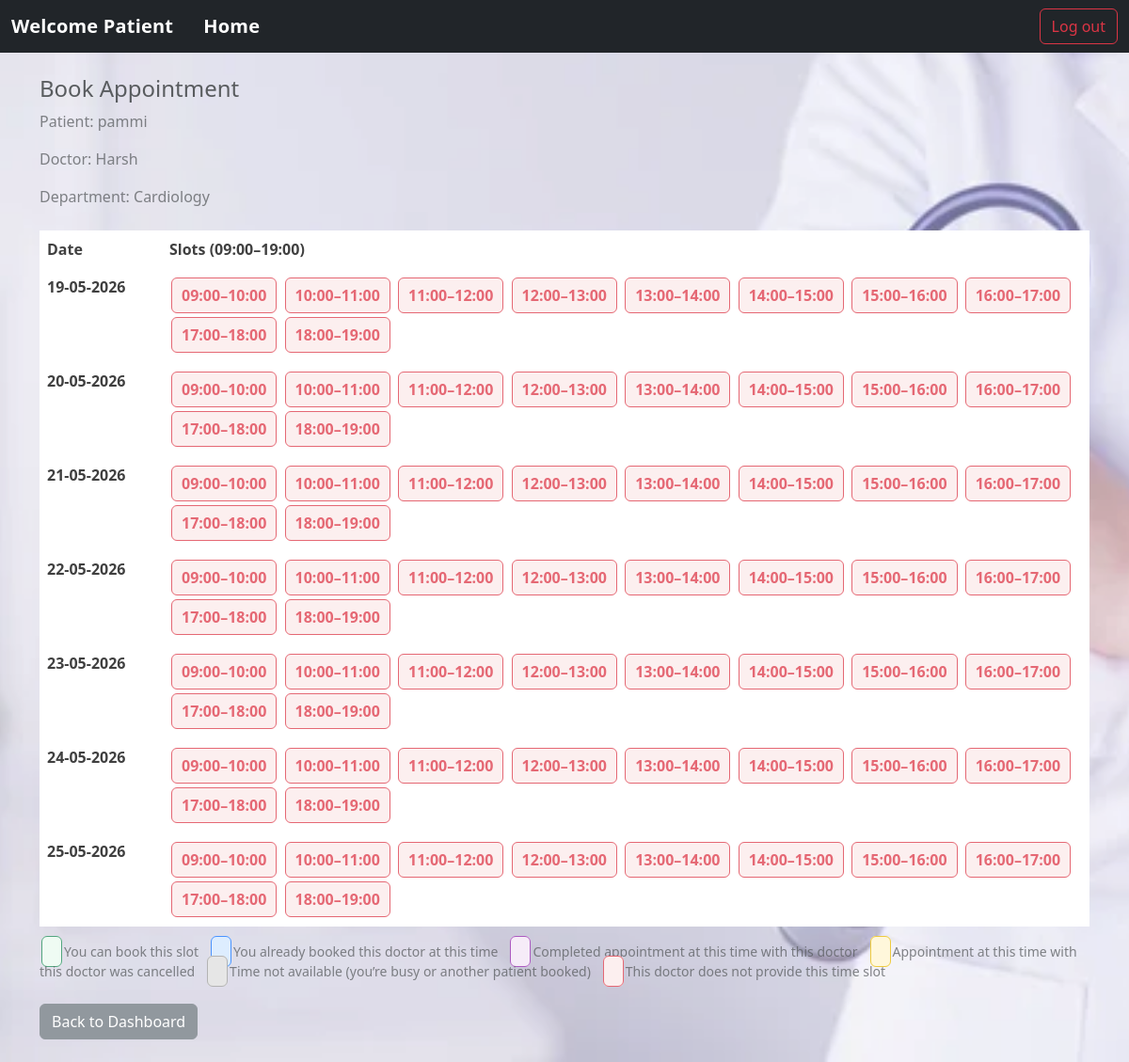
Page /patient/1/doctors/2/availability on the committed database.
### models.py (models this page shows)
class Patient(db.Model):
    __tablename__ = "patient"
    id = db.Column(db.Integer, primary_key=True)
    email = db.Column(db.String(120), unique=True, nullable=False)
    username = db.Column(db.String(80), unique=True, nullable=False)
    name = db.Column(db.String(80), nullable=False)
    password = db.Column(db.String(255), nullable=False)
    age = db.Column(db.Integer, nullable=False)
    gender = db.Column(db.String(10), nullable=False)
    is_blacklisted = db.Column(db.Boolean, default=False, nullable=False)
    appointments = db.relationship("Appointment", backref="patient", lazy=True)

class Doctor(db.Model):
    __tablename__ = "doctor"
    id = db.Column(db.Integer, primary_key=True)
    email = db.Column(db.String(120), unique=True, nullable=False)
    username = db.Column(db.String(80), unique=True, nullable=False)
    name = db.Column(db.String(80), nullable=False)
    password = db.Column(db.String(255), nullable=False)
    description = db.Column(db.Text, nullable=False)
    experience = db.Column(db.Integer, nullable=False)
    is_blacklisted = db.Column(db.Boolean, default=False, nullable=False)
    department_id = db.Column(db.Integer, db.ForeignKey("department.id"), nullable=False)
    availabilities = db.relationship("Availability", backref="doctor", lazy=True)
    appointments = db.relationship("Appointment", backref="doctor", lazy=True)

class Department(db.Model):
    __tablename__ = "department"
    id = db.Column(db.Integer, primary_key=True)
    name = db.Column(db.String(80), unique=True, nullable=False)
    overview = db.Column(db.Text, nullable=False)
    doctors = db.relationship("Doctor", backref="department", lazy=True)

### app.py (the view, shortened to what this page needs)
@app.route("/patient/<int:patient_id>/doctors/<int:doctor_id>/availability", methods=["GET","POST"])
def book_availability(patient_id, doctor_id):
    doctor = Doctor.query.get_or_404(doctor_id)
    patient = Patient.query.get_or_404(patient_id)
    if patient.is_blacklisted:
        session.clear()
        flash("Your account has been disabled. Please contact admin.", "danger")
        return redirect("/login")
    if doctor.is_blacklisted:
        session.clear()
        flash("doctor is no longer available.", "danger")
        return redirect(f"/patient/{patient_id}/dashboard")
    today = date.today()
    days  = [today + timedelta(days=i) for i in range(7)]
    hours = [time(h, 0) for h in range(9, 19)]
    url   = f"/patient/{patient_id}/doctors/{doctor_id}/availability"
    slots = Availability.query.filter(
        Availability.doctor_id == doctor_id,
        Availability.date.between(days[0], days[-1])
    ).all()
    provided_free   = {(s.date, s.start_time) for s in slots if not s.is_booked}
    provided_booked = {(s.date, s.start_time) for s in slots if s.is_booked}
    aps = Appointment.query.filter(
        Appointment.patient_id == patient_id,
        Appointment.date.between(days[0], days[-1])
    ).all()
    patient_booked     = {(a.date, a.start_time) for a in aps if a.doctor_id == doctor_id and a.status == "Booked"}
    patient_cancelled  = {(a.date, a.start_time) for a in aps if a.doctor_id == doctor_id and a.status == "Cancelled"}
    patient_completed  = {(a.date, a.start_time) for a in aps if a.doctor_id == doctor_id and a.status == "Completed"}
    patient_all_booked = {(a.date, a.start_time) for a in aps if a.status in ("Booked", "Completed")}
    return render_template(
        "book_availability.html",
        doctor=doctor, patient=patient,
        days=days, hours=hours,
        provided_free=provided_free, provided_booked=provided_booked,
        patient_booked=patient_booked, patient_cancelled=patient_cancelled,
        patient_completed=patient_completed, patient_all_booked=patient_all_booked,
    )

### templates/book_availability.html (shortened to what this page needs)
<!doctype html>
<html>
<head>
  <link rel="stylesheet" href="/static/css/style.css" />
  <link href="https://cdn.jsdelivr.net/npm/bootstrap@5.3.3/dist/css/bootstrap.min.css" rel="stylesheet">
</head>
<body>
  <nav class="navbar navbar-dark bg-dark">
    <div class="container-fluid">
      <div class="d-flex align-items-center">
        <a class="navbar-brand fw-bold">Welcome Patient</a>
        <a href="/patient/{{ patient.id }}/dashboard" class="navbar-brand ms-3">Home</a>
      </div>
      <form action="/logout" method="post" class="d-inline">
        <button type="submit" class="btn btn-outline-danger">Log out</button>
      </form>
    </div>
  </nav>
  <div class="container mt-4">
    <h4>Book Appointment</h4>
    <p class="text-muted">Patient: {{ patient.name }}</p>
    <p class="text-muted">Doctor: {{ doctor.name }}</p>
    <p class="text-muted">Department: {{ doctor.department.name }}</p>
  </div>
  <div class="container mt-4">
    <table class="table table-borderless">
      <thead>
        <tr>
          <th style="width: 130px;">Date</th>
          <th>Slots (09:00–19:00)</th>
        </tr>
      </thead>
      <tbody>
      {% for d in days %}
        <tr>
          <td><strong>{{ d.strftime("%d-%m-%Y") }}</strong></td>
          <td>
            {% for t in hours %}
              {% set key = (d, t) %}
              {% if key in patient_completed %}
                <button class="slot purple" disabled>
                  {{ t.strftime("%H:%M") }}–{{ "%02d:00"|format(t.hour+1) }}
                </button>
              {% elif key in patient_cancelled %}
                <button class="slot yellow" disabled>
                  {{ t.strftime("%H:%M") }}–{{ "%02d:00"|format(t.hour+1) }}
                </button>
              {% elif key in patient_booked %}
                <button class="slot blue" disabled>
                  {{ t.strftime("%H:%M") }}–{{ "%02d:00"|format(t.hour+1) }}
                </button>
              {% elif key in provided_booked %}
                <button class="slot gray" disabled>
                  {{ t.strftime("%H:%M") }}–{{ "%02d:00"|format(t.hour+1) }}
                </button>
              {% elif key in patient_all_booked %}
                <button class="slot gray" disabled>
                  {{ t.strftime("%H:%M") }}–{{ "%02d:00"|format(t.hour+1) }}
                </button>
              {% else %}
                <button class="slot red" disabled>
                  {{ t.strftime("%H:%M") }}–{{ "%02d:00"|format(t.hour+1) }}
                </button>
              {% endif %}
            {% endfor %}
          </td>
        </tr>
      {% endfor %}
      </tbody>
    </table>
  </div>
  <div class="container mt-3">
    <div class="small text-muted">
      <span class="slot green"></span> You can book this slot&nbsp;&nbsp;
      <span class="slot blue"></span> You already booked this doctor at this time&nbsp;&nbsp;
      <span class="slot purple"></span> Completed appointment at this time with this doctor&nbsp;&nbsp;
      <span class="slot yellow"></span> Appointment at this time with this doctor was cancelled&nbsp;&nbsp;
      <span class="slot gray"></span> Time not available (you’re busy or another patient booked)&nbsp;&nbsp;
      <span class="slot red"></span> This doctor does not provide this time slot
    </div>
  </div>
  <div class="container mt-4 mb-4">
    <a href="/patient/{{ patient.id }}/dashboard" class="btn btn-secondary">Back to Dashboard</a>
  </div>
</body>
</html>

### static/css/style.css (style rules this page uses)
body { background: url('/static/images/hosp.jpg') no-repeat center center fixed; background-size: cover; font-family: Arial, Helvetica, sans-serif; min-height: 100vh; color: #212529; }
body::before { content: ""; position: fixed; inset: 0; background: rgba(255, 255, 255, 0.25); pointer-events: none; }
.form-control, .form-select, .btn { border-radius: 10px; }
.navbar .navbar-brand { font-weight: 600; letter-spacing: 0.2px; }

### templates/book_availability.html (style rules this page uses)
.slot { margin:2px; padding:6px 10px; border:1px solid #999; border-radius:6px; font-weight:600; }
.red { background:#fbe9e9; border-color:#dc3545; color:#dc3545; cursor:not-allowed; }
.green { background:#e9f9ef; border-color:#198754; color:#198754; }
.blue { background:#d1e7ff; border-color:#0d6efd; color:#0d6efd; cursor:not-allowed; }
.gray { background:#ddd; border-color:#999; color:#666; cursor:not-allowed; }
.yellow { background:#fff4ce; border-color:#e6b800; color:#8a6d1f; cursor:not-allowed; }
.purple { background:#f3e5f5; border-color:#8e24aa; color:#6a1b9a; cursor:not-allowed; }

### rows in the picture
Patient: name "pammi"
Doctor: name "Harsh"
Department: department.name "Cardiology"

### other values in the picture
{{ d.strftime("%d-%m-%Y") }} "19-05-2026" "20-05-2026" "21-05-2026" "22-05-2026" "23-05-2026" "24-05-2026" "25-05-2026"
{{ t.strftime("%H:%M") }} "09:00" "10:00" "11:00" "12:00" "13:00" "14:00" "15:00" "16:00" "17:00" "18:00" "09:00" "10:00" "11:00" "12:00" "13:00" "14:00" "15:00" "16:00" "17:00" "18:00" "09:00" "10:00" "11:00" "12:00" "13:00" "14:00" "15:00" "16:00" "17:00" "18:00" "09:00" "10:00" "11:00" "12:00" "13:00" "14:00" "15:00" "16:00" "17:00" "18:00" "09:00" "10:00" "11:00" "12:00" "13:00" "14:00" "15:00" "16:00" "17:00" "18:00" "09:00" "10:00" "11:00" "12:00" "13:00" "14:00" "15:00" "16:00" "17:00" "18:00" "09:00" "10:00" "11:00" "12:00" "13:00" "14:00" "15:00" "16:00" "17:00" "18:00"
{{ "%02d:00"|format(t.hour+1) }} "10:00" "11:00" "12:00" "13:00" "14:00" "15:00" "16:00" "17:00" "18:00" "19:00" "10:00" "11:00" "12:00" "13:00" "14:00" "15:00" "16:00" "17:00" "18:00" "19:00" "10:00" "11:00" "12:00" "13:00" "14:00" "15:00" "16:00" "17:00" "18:00" "19:00" "10:00" "11:00" "12:00" "13:00" "14:00" "15:00" "16:00" "17:00" "18:00" "19:00" "10:00" "11:00" "12:00" "13:00" "14:00" "15:00" "16:00" "17:00" "18:00" "19:00" "10:00" "11:00" "12:00" "13:00" "14:00" "15:00" "16:00" "17:00" "18:00" "19:00" "10:00" "11:00" "12:00" "13:00" "14:00" "15:00" "16:00" "17:00" "18:00" "19:00"
